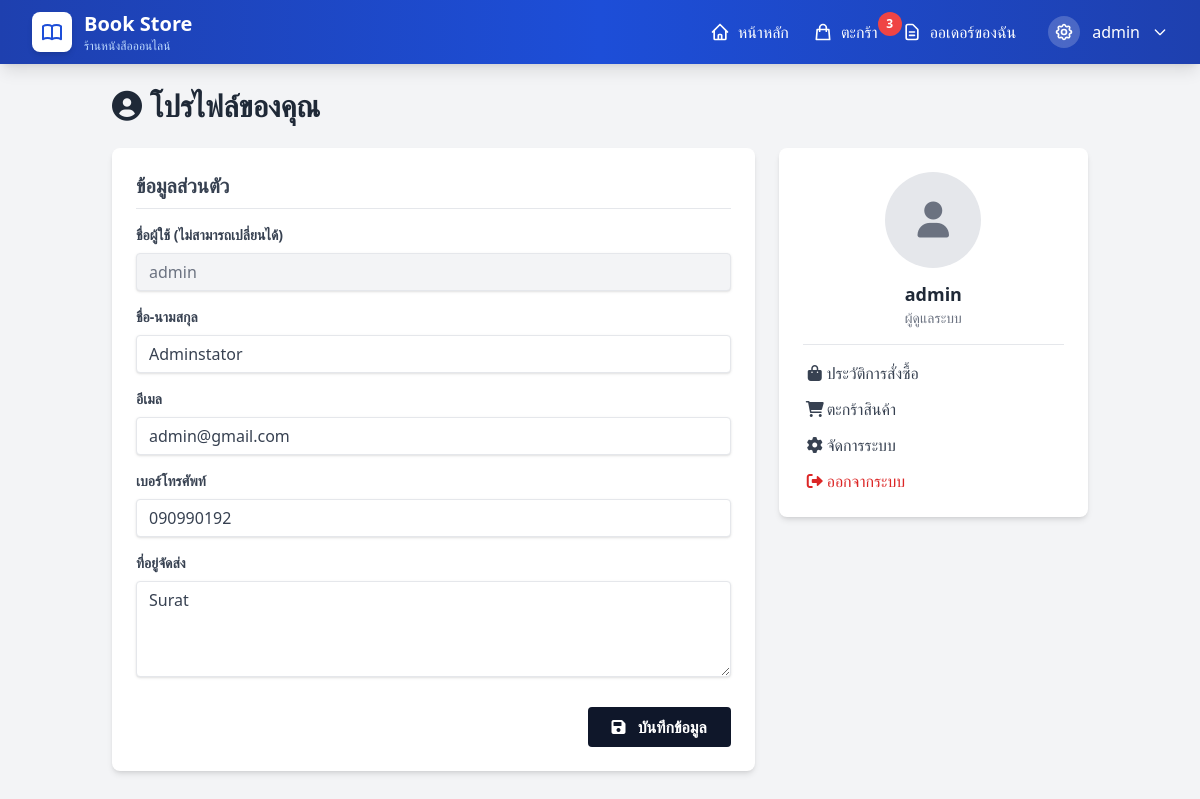
The app's page /profile.php (signed in) with its own data.
### tables this page shows
CREATE TABLE `users` (
  `id` int(11) NOT NULL,
  `username` varchar(50) NOT NULL,
  `email` varchar(100) NOT NULL,
  `password` varchar(255) NOT NULL,
  `full_name` varchar(100) DEFAULT NULL,
  `phone` varchar(20) DEFAULT NULL,
  `address` text DEFAULT NULL,
  `role` enum('user','admin') DEFAULT 'user',
  `created_at` timestamp NOT NULL DEFAULT current_timestamp()
);

### profile.php (the view, shortened to what this page needs)
<?php
include 'config.php';
$user_id = $_SESSION['user_id'];
$query = "SELECT * FROM users WHERE id='$user_id'";
$result = mysqli_query($conn, $query);
$user = mysqli_fetch_assoc($result);
?>
<!DOCTYPE html>
<html>
<head>
    <script src="https://cdn.tailwindcss.com"></script>
    <link rel="stylesheet" href="https://cdnjs.cloudflare.com/ajax/libs/font-awesome/6.0.0/css/all.min.css" />
</head>
<body class="bg-gray-100 font-sans">
    <?php include 'navbar.php'; ?>
    <div class="container mx-auto p-6 max-w-5xl">
        <div class="flex items-center justify-between mb-6">
            <h2 class="text-3xl font-bold text-gray-800"><i class="fas fa-user-circle mr-2"></i>โปรไฟล์ของคุณ</h2>
        </div>
        <div class="grid grid-cols-1 md:grid-cols-3 gap-6">
            <div class="md:col-span-2 bg-white p-6 rounded-lg shadow-md">
                <h3 class="text-xl font-semibold mb-4 border-b pb-2 text-gray-700">ข้อมูลส่วนตัว</h3>
                <form method="POST" action="">
                    <div class="mb-4">
                        <label class="block text-gray-700 text-sm font-bold mb-2" for="username">
                            ชื่อผู้ใช้ (ไม่สามารถเปลี่ยนได้)
                        </label>
                        <input class="shadow appearance-none border rounded w-full py-2 px-3 text-gray-500 bg-gray-100 leading-tight focus:outline-none focus:shadow-outline" id="username" type="text" value="<?php echo htmlspecialchars($user['username']); ?>" disabled>
                    </div>
                    <div class="mb-4">
                        <label class="block text-gray-700 text-sm font-bold mb-2" for="full_name">
                            ชื่อ-นามสกุล
                        </label>
                        <input class="shadow appearance-none border rounded w-full py-2 px-3 text-gray-700 leading-tight focus:outline-none focus:shadow-outline focus:border-blue-500" id="full_name" name="full_name" type="text" value="<?php echo htmlspecialchars($user['full_name']); ?>" required>
                    </div>
                    <div class="mb-4">
                        <label class="block text-gray-700 text-sm font-bold mb-2" for="email">
                            อีเมล
                        </label>
                        <input class="shadow appearance-none border rounded w-full py-2 px-3 text-gray-700 leading-tight focus:outline-none focus:shadow-outline focus:border-blue-500" id="email" name="email" type="email" value="<?php echo htmlspecialchars($user['email']); ?>" required>
                    </div>
                    <div class="mb-4">
                        <label class="block text-gray-700 text-sm font-bold mb-2" for="phone">
                            เบอร์โทรศัพท์
                        </label>
                        <input class="shadow appearance-none border rounded w-full py-2 px-3 text-gray-700 leading-tight focus:outline-none focus:shadow-outline focus:border-blue-500" id="phone" name="phone" type="text" value="<?php echo htmlspecialchars($user['phone'] ?? ''); ?>">
                    </div>
                    <div class="mb-6">
                        <label class="block text-gray-700 text-sm font-bold mb-2" for="address">
                            ที่อยู่จัดส่ง
                        </label>
                        <textarea class="shadow appearance-none border rounded w-full py-2 px-3 text-gray-700 leading-tight focus:outline-none focus:shadow-outline focus:border-blue-500 h-24" id="address" name="address"><?php echo htmlspecialchars($user['address'] ?? ''); ?></textarea>
                    </div>
                    <div class="flex items-center justify-end">
                        <button class="bg-blue-600 hover:bg-blue-700 text-white font-bold py-2 px-6 rounded focus:outline-none focus:shadow-outline transition duration-150 ease-in-out" type="submit">
                            <i class="fas fa-save mr-2"></i> บันทึกข้อมูล
                        </button>
                    </div>
                </form>
            </div>
            <div class="md:col-span-1">
                <div class="bg-white p-6 rounded-lg shadow-md mb-6">
                    <div class="text-center mb-4">
                        <div class="w-24 h-24 rounded-full bg-gray-200 mx-auto flex items-center justify-center text-gray-500 text-4xl mb-3">
                            <i class="fas fa-user"></i>
                        </div>
                        <h3 class="text-lg font-semibold text-gray-800"><?php echo htmlspecialchars($user['username']); ?></h3>
                        <p class="text-sm text-gray-500"><?php echo htmlspecialchars($user['role'] == 'admin' ? 'ผู้ดูแลระบบ' : 'สมาชิกทั่วไป'); ?></p>
                    </div>
                    <hr class="my-4">
                    <div class="space-y-3">
                        <a href="orders_history.php" class="flex items-center text-gray-700 hover:text-blue-600 transition">
                            <i class="fas fa-shopping-bag w-6 text-center"></i> ประวัติการสั่งซื้อ
                        </a>
                        <a href="cart.php" class="flex items-center text-gray-700 hover:text-blue-600 transition">
                            <i class="fas fa-shopping-cart w-6 text-center"></i> ตะกร้าสินค้า
                        </a>
                        <?php if($user['role'] == 'admin'): ?>
                        <a href="admin/index.php" class="flex items-center text-gray-700 hover:text-blue-600 transition">
                            <i class="fas fa-cog w-6 text-center"></i> จัดการระบบ
                        </a>
                        <?php endif; ?>
                        <a href="logout.php" class="flex items-center text-red-600 hover:text-red-800 transition mt-4">
                            <i class="fas fa-sign-out-alt w-6 text-center"></i> ออกจากระบบ
                        </a>
                    </div>
                </div>
            </div>
        </div>
    </div>
</body>
</html>

### navbar.php (shortened to what this page needs)
<?php
$cart_count = 0;
if (isset($_SESSION['user_id'])) {
    $user_id = intval($_SESSION['user_id']);
    $cnt_res = mysqli_query($conn, "SELECT SUM(quantity) as cnt FROM cart WHERE user_id='$user_id'");
    if ($cnt_res && $cnt_row = mysqli_fetch_assoc($cnt_res)) {
        $cart_count = intval($cnt_row['cnt']);
    }
}
$user_info = null;
if (isset($_SESSION['user_id'])) {
    $user_id = intval($_SESSION['user_id']);
    $user_query = mysqli_query($conn, "SELECT username, role FROM users WHERE id='$user_id'");
    if ($user_query && $user_row = mysqli_fetch_assoc($user_query)) {
        $user_info = $user_row;
    }
}
?>
<nav class="bg-gradient-to-r from-blue-800 via-blue-700 to-blue-800 shadow-lg sticky top-0 z-50">
    <div class="max-w-7xl mx-auto px-4 sm:px-6 lg:px-8">
        <div class="flex justify-between h-16">
            <div class="flex items-center">
                <a href="index.php" class="flex items-center space-x-3 group">
                    <div class="w-10 h-10 bg-white rounded-lg shadow-md flex items-center justify-center group-hover:scale-110 transition-transform duration-200">
                    </div>
                    <div>
                        <span class="text-xl font-bold text-white">Book Store</span>
                        <p class="text-xs text-blue-200 hidden sm:block">ร้านหนังสือออนไลน์</p>
                    </div>
                </a>
            </div>
            <div class="hidden md:flex items-center space-x-8">
                <div class="flex items-center space-x-6">
                    <a href="index.php" class="text-white hover:text-yellow-300 transition-colors font-medium flex items-center space-x-2 group">
                        <span>หน้าหลัก</span>
                    </a>
                    <a href="cart.php" id="cart-link" class="text-white hover:text-yellow-300 transition-colors font-medium flex items-center space-x-2 group relative">
                        <svg xmlns="http://www.w3.org/2000/svg" class="h-5 w-5 group-hover:scale-110 transition-transform" fill="none" viewBox="0 0 24 24" stroke="currentColor">
                            <path stroke-linecap="round" stroke-linejoin="round" stroke-width="2" d="M16 11V7a4 4 0 00-8 0v4M5 9h14l1 12H4L5 9z" />
                        </svg>
                        <span>ตะกร้า</span>
                        <?php if ($cart_count > 0): ?>
                            <span id="cart-count" class="absolute -top-2 -right-6 bg-red-500 text-white text-xs rounded-full px-2 py-1 font-bold min-w-[24px] text-center">
                                <?php echo $cart_count; ?>
                            </span>
                        <?php endif; ?>
                    </a>
                    <a href="orders_history.php" class="text-white hover:text-yellow-300 transition-colors font-medium flex items-center space-x-2 group">
                        <span>ออเดอร์ของฉัน</span>
                    </a>
                </div>
                <?php if (isset($_SESSION['user_id'])): ?>
                    <div class="relative group">
                        <button class="flex items-center space-x-3 text-white hover:text-yellow-300 transition-colors font-medium group">
                            <div class="w-8 h-8 bg-white bg-opacity-20 rounded-full flex items-center justify-center">
                            </div>
                            <span><?php echo htmlspecialchars($user_info['username']); ?></span>
                            <svg xmlns="http://www.w3.org/2000/svg" class="h-4 w-4 group-hover:rotate-180 transition-transform duration-200" fill="none" viewBox="0 0 24 24" stroke="currentColor">
                                <path stroke-linecap="round" stroke-linejoin="round" stroke-width="2" d="M19 9l-7 7-7-7" />
                            </svg>
                        </button>
                    </div>
                <?php endif; ?>
            </div>
        </div>
    </div>
</nav>

### profile.php (style rules this page uses)
:root { --primary:#0f172a; --primary-700:#0b1220; --accent:#f59e0b; --accent-600:#f59e0b; --muted:#6b7280; --danger:#ef4444; --surface:#0b1220; --on-primary:#ffffff; }
.bg-blue-600 { background-color: var(--primary) !important; }
.text-white { color: var(--on-primary) !important; }

### records on screen
users: username "admin", full_name "Adminstator", email "admin@gmail.com", phone "090990192", address "Surat", role "ผู้ดูแลระบบ"

### other values on screen
$cart_count "3"
